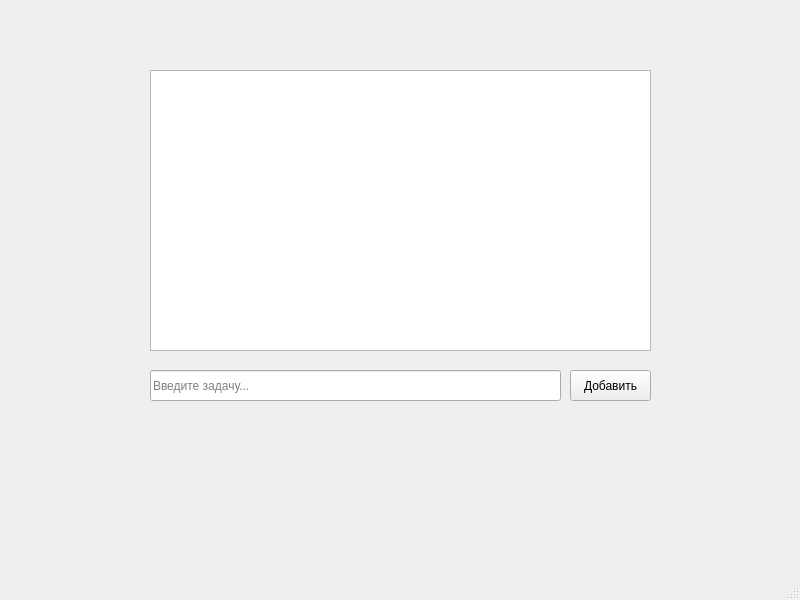
<?xml version="1.0" encoding="UTF-8"?>
<ui version="4.0">
 <class>MainWindow</class>
 <widget class="QMainWindow" name="MainWindow">
  <property name="geometry">
   <rect>
    <x>0</x>
    <y>0</y>
    <width>800</width>
    <height>600</height>
   </rect>
  </property>
  <property name="windowTitle">
   <string>MainWindow</string>
  </property>
  <widget class="QWidget" name="centralwidget">
   <widget class="QListWidget" name="taskList">
    <property name="geometry">
     <rect>
      <x>150</x>
      <y>70</y>
      <width>501</width>
      <height>281</height>
     </rect>
    </property>
   </widget>
   <widget class="QLineEdit" name="taskInput">
    <property name="geometry">
     <rect>
      <x>150</x>
      <y>370</y>
      <width>411</width>
      <height>31</height>
     </rect>
    </property>
    <property name="placeholderText">
     <string>Введите задачу...</string>
    </property>
   </widget>
   <widget class="QPushButton" name="addButton">
    <property name="geometry">
     <rect>
      <x>570</x>
      <y>370</y>
      <width>81</width>
      <height>31</height>
     </rect>
    </property>
    <property name="text">
     <string>Добавить</string>
    </property>
   </widget>
  </widget>
  <widget class="QMenuBar" name="menubar">
   <property name="geometry">
    <rect>
     <x>0</x>
     <y>0</y>
     <width>800</width>
     <height>22</height>
    </rect>
   </property>
  </widget>
  <widget class="QStatusBar" name="statusbar"/>
 </widget>
 <resources/>
 <connections/>
</ui>
